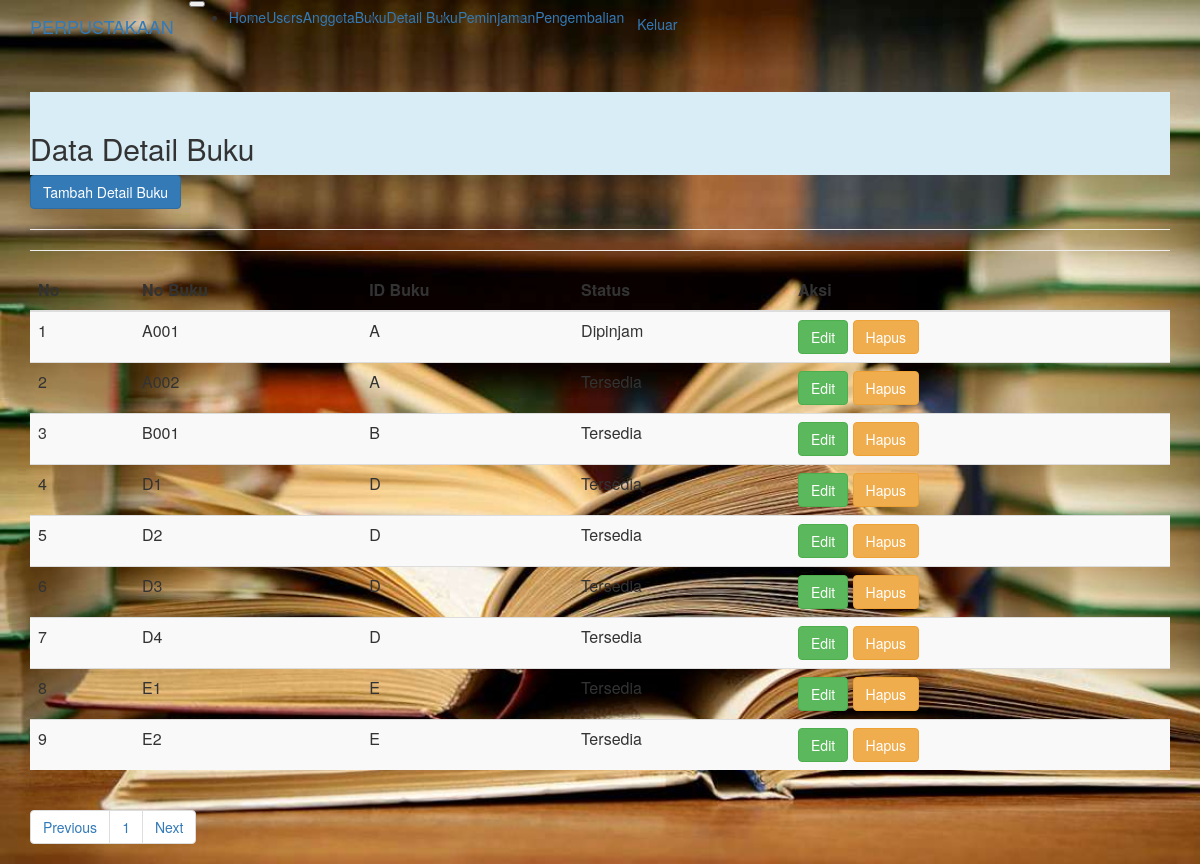
/detailbuku.php (signed in), run on the app's committed database.
### tables this page shows
CREATE TABLE `detailbuku` (
  `nobuku` varchar(10) NOT NULL,
  `idbuku` varchar(10) NOT NULL,
  `status` varchar(50) NOT NULL
);

### koneksi.php (called while the page is built, shortened)
<?php
	class database{
		var $host 	= "localhost";
		var $uname	= "root";
		var $passw	= "";
		var $db 	= "perpustakaan";
		function __construct(){
			$this->koneksi = mysqli_connect(
				$this->host,
				$this->uname,
				$this->passw,
				$this->db);
		}
		function tampil_detailbuku(){
			$query = mysqli_query($this->koneksi,"select * from detailbuku");
			$data = $query->num_rows;
			return $data;
		}
		function tampil_detailbuku_paging($awal,$batas){
			$data = mysqli_query($this->koneksi,"select * from detailbuku order by nobuku asc limit $awal,$batas");
			while($row = mysqli_fetch_array($data)){
				$hasil[] = $row;
			}
			$jml = $data->num_rows;
			if ($jml != 0){
				return $hasil;
			}
		}
	}
?>

### view_detailbuku.php (the view)
<div class="table-responsive">
<table class="table table-striped">
<a href="tambah_detailbuku.php" class="btn btn-primary">Tambah Detail Buku</a>
<hr><hr>
	<thead class="thead-dark">
	<tr>
		<th>No</th>
		<th>No Buku</th>
		<th>ID Buku</th>
		<th>Status</th>
		<th>Aksi</th>
	</tr>
	</thead>
	<tbody>
	<?php
		foreach($data_detailbuku as $row){
	?>
	<tr>
		<td><?php echo $nomor++; ?></td>
		<td><?php echo $row['nobuku']; ?></td>
		<td><?php echo $row['idbuku']; ?></td>
		<?php
			$cekstatus = $row['status'];
			if($cekstatus=='Dipinjam'){
				$status="Dipinjam";
				echo "<td class='table-primary'>$status</td>";
			}else{
				$status="Tersedia";
				echo "<td class='table-warning'>$status</td>";
			}
		?>
		<td>
			<a class="btn btn-success" a href="edit_detailbuku.php?nobuku=<?php echo $row['nobuku']; ?>">Edit</a>
			<a class="btn btn-warning" a href="proses_detailbuku.php?aksi=hapus_detailbuku&nobuku=
			<?php echo $row['nobuku']; ?>
			"onclick='return confirm("Apakah Yakin Ingin Menghapus?")'>Hapus</a>
		</td>
		<?php
			}
		?>
		</tr>
		</tbody>
	</table>
	<nav>
		<ul class="pagination justify-content-center">
			<li class="page-item">
				<a class="page-link" <?php if($halaman > 1) {echo "href='?halaman=$previous'";} ?>>Previous</a>
			</li>
			<?php
			for($x=1;$x<=$total_halaman;$x++){
				?>
				<li class="page-item"><a class="page-link" href="?halaman=<?php echo $x ?>"><?php echo $x; ?></a></li>
				<?php
			}
			?>
			<li class="page-item">
				<a class="page-link" <?php if($halaman < $total_halaman) {echo "href='?halaman=$next'";} ?>>Next</a>
			</li>
		</ul>
	</nav>
</div>

### detailbuku.php (shortened to what this page needs)
<?php
	include "koneksi.php";
	$db = new database();
?>
<html>
<head><title>Detail Buku</title>
<link rel="stylesheet" type="text/css" href="asset/css/bootstrap.css">
</head>
<body>
<?php
		include "nav.php";
	?>
<br/>
	<div class="container">
	 	 <div class="card border-danger mb-3 mx-auto">
	  <div class="card-header bg-info">
		<div class="row">
			<div class="col-sm-11 col-xs-3">
			<br/>
			  <h2>Data Detail Buku</h2>
			</div>
		</div>
	 </div>
		<div class="card-body">
			<?php
				$batas = 10;
				$halaman = isset($_GET['halaman'])?(int)$_GET['halaman'] : 1;
				$halaman_awal = ($halaman>1) ? ($halaman * $batas) - $batas : 0;
				$previous = $halaman - 1;
				$next = $halaman + 1;
				$data = $db->tampil_detailbuku();
				$jumlah_data = $data;
				$total_halaman = ceil($jumlah_data / $batas);
				$data_detailbuku = $db->tampil_detailbuku_paging($halaman_awal,$batas);
				$nomor = $halaman_awal+1;
				if($jumlah_data!=0){
					include "view_detailbuku.php";
				}else{
					echo "<br><br><h3>Data Anda Kosong</h3>";
				}
			?>
		</div>
	</div>
	</div>
</body>
</html>

### nav.php (shortened to what this page needs)
<nav class="navbar navbar-expand-lg navbar-dark bg-dark">
    <div class="container">
      <a class="navbar-brand" href="index.php">PERPUSTAKAAN</a>
      <button class="navbar-toggler" type="button" data-toggle="collapse" data-target="#navbarNav" aria-controls="navbarNav" aria-expanded="false" aria-label="Toggle navigation">
      </button>
      <div class="collapse navbar-collapse" id="navbarNav">
        <ul class="navbar-nav mr-auto">
		<li class="nav-item">
				<a class='nav-link' href="halaman_admin.php?kategori=b">Home</a>
		</li>
		<li class="nav-item">
				<a class='nav-link' href="users.php">Users</a>
		</li>
        <li class="nav-item">
				<a class='nav-link' href="anggota.php">Anggota</a>
		</li>
        <li class="nav-item">
				<a class='nav-link' href="buku.php">Buku</a>
		</li>
        <li class="nav-item">
				<a class='nav-link' href="detailbuku.php">Detail Buku</a>
		</li>
        <li class="nav-item">
				<a class='nav-link' href="pinjam.php">Peminjaman</a>
		</li>
        <li class="nav-item">
				<a class='nav-link' href="kembali.php">Pengembalian</a>
		</li>
        </ul>
        <a href="?q=logout" onclick='return confirm("Apakah Yakin Ingin Logout?")' class="btn btn-outline-danger">Keluar</a>
      </div>
    </div>
  </nav>

### detailbuku.php (style rules this page uses)
body { background-image: url('buku5.jpg'); background-repeat: no-repeat; background-size: cover; }

### data on the page
detailbuku: nobuku "A001", idbuku "A", status "Dipinjam"
detailbuku: nobuku "A002", idbuku "A", status "Tersedia"
detailbuku: nobuku "B001", idbuku "B", status "Tersedia"
detailbuku: nobuku "D1", idbuku "D", status "Tersedia"
detailbuku: nobuku "D2", idbuku "D", status "Tersedia"
detailbuku: nobuku "D3", idbuku "D", status "Tersedia"
detailbuku: nobuku "D4", idbuku "D", status "Tersedia"
detailbuku: nobuku "E1", idbuku "E", status "Tersedia"
detailbuku: nobuku "E2", idbuku "E", status "Tersedia"
